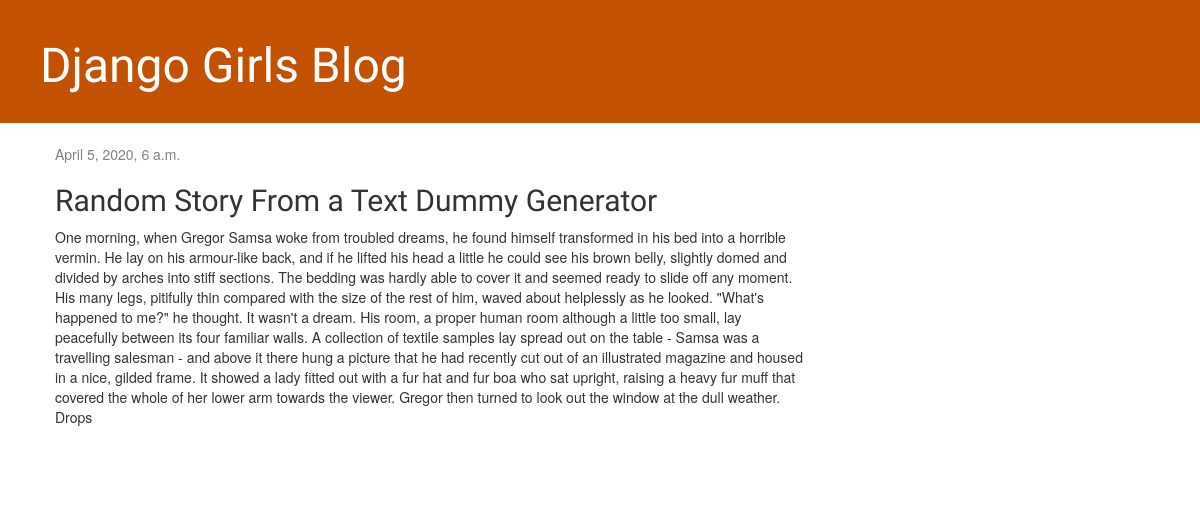
The page /post/8/ on the database its author committed.
### blog/models.py (models this page shows, shortened)
class Post(models.Model):
    author = models.ForeignKey(settings.AUTH_USER_MODEL, on_delete=models.CASCADE)
    title = models.CharField(max_length=200)
    text = models.TextField()
    created_date = models.DateTimeField(default=timezone.now)
    published_date = models.DateTimeField(blank=True, null=True)

### blog/views.py (the view)
def post_detail(request, pk):
    post = get_object_or_404(Post, pk=pk)
    return render(request, 'blog/post_detail.html', {'post': post})

### blog/templates/blog/post_detail.html (shortened to what this page needs)
{% extends 'blog/base.html' %}
{% block content %}
    <div class="post">
        {% if post.published_date %}
            <div class="date">
                {{ post.published_date }}
            </div>
        {% endif %}
        <h2>{{ post.title }}</h2>
        <p>{{ post.text|linebreaksbr }}</p>
    </div>
{% endblock %}

### blog/static/css/blog.css (style rules this page uses)
h1, h2, h3, h4 { font-family: 'Lobster', cursive; }
.date { color: #828282; }
.post { margin-bottom: 70px; }

### rows shown on the page
Post: published_date "April 5, 2020, 6 a.m.", title "Random Story From a Text Dummy Generator", text "One morning, when Gregor Samsa woke from troubled dreams, he found himself transformed in his bed into a horrible vermin. He lay on his armour-like back, and if he lifted his head a little he could see his brown belly, slightly domed and divided by arches into stiff sections. The bedding was hardly able to cover it and seemed ready to slide off any moment. His many legs, pitifully thin compared with the size of the rest of him, waved about helplessly as he looked. \"What's happened to me?\" he thought. It wasn't a dream. His room, a proper human room although a little too small, lay peacefully between its four familiar walls. A collection of textile samples lay spread out on the table - Samsa…"
